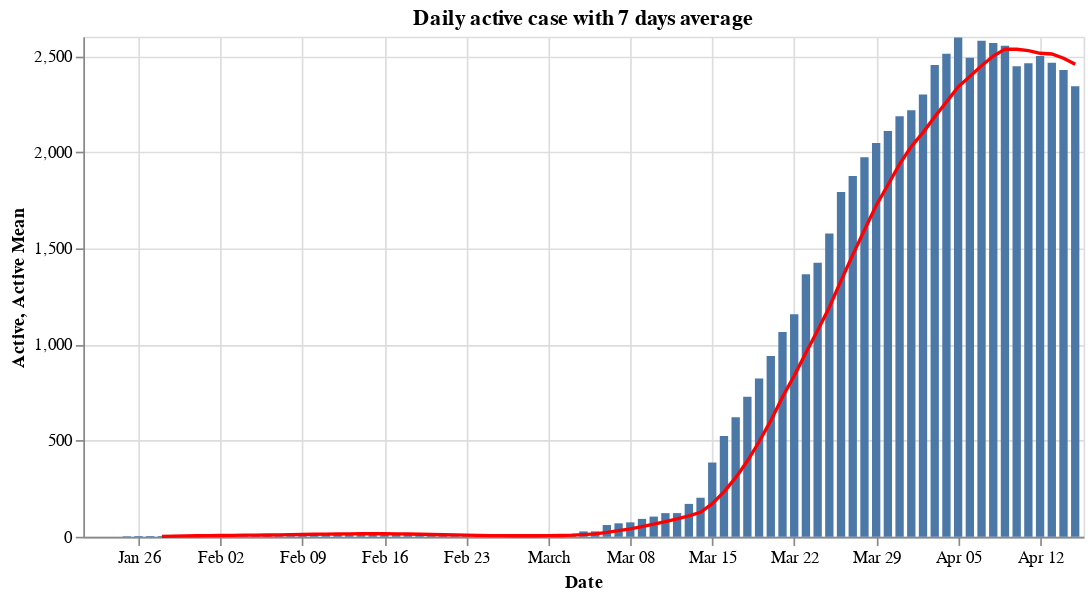

Notebook cell for this chart:
### Code cell
#hide_input
df_summary_my = pd.merge(df_my(df_recovered), df_my(df_deaths), on='Date').rename(columns={'Cases_x': 'Recovered', 'Cases_y': 'Deaths'})
df_summary_my['Close'] = df_summary_my['Recovered'] + df_summary_my['Deaths']
df_summary_my['Recovered_Rate'] = df_summary_my['Recovered']/ df_summary_my['Close']
df_summary_my['Deaths_Rate'] = df_summary_my['Deaths']/ df_summary_my['Close']
df_summary_my = pd.merge(df_summary_my, df_confirmed_my.rename(columns={'Reported Date': 'Date' ,'Total number of Cases': 'Reported'}), on = 'Date')
df_summary_my['Active'] = df_summary_my['Reported'] - df_summary_my['Close']
df_summary_my['Active Mean'] = df_summary_my['Active'].rolling(window=rolling_window).mean()

_active_bar = alt.Chart(df_summary_my).mark_bar().encode(
    x='Date:T',
    y='Active:Q',
    tooltip=list(df_summary_my)
)

_mean_line = alt.Chart(df_summary_my).mark_line(color='red').encode(
    x='Date:T',
    y='Active Mean:Q',
    tooltip=list(df_summary_my)
)

(_active_bar + _mean_line).properties(
    title = f'Daily Active Cases (with {rolling_window} days average) in Malaysia',
    width=600
)

### Figure 1 — Vega-Lite specification as saved in the notebook (floating-point values rounded to 4 significant figures)
{"config": {"view": {"continuousWidth": 400, "continuousHeight": 300}}, "layer": [{"mark": "bar", "encoding": {"tooltip": [{"type": "temporal", "field": "Date"}, {"type": "quantitative", "field": "Recovered"}, {"type": "quantitative", "field": "Deaths"}, {"type": "quantitative", "field": "Close"}, {"type": "quantitative", "field": "Recovered_Rate"}, {"type": "quantitative", "field": "Deaths_Rate"}, {"type": "quantitative", "field": "Reported"}, {"type": "quantitative", "field": "Active"}, {"type": "quantitative", "field": "Active Mean"}], "x": {"type": "temporal", "field": "Date"}, "y": {"type": "quantitative", "field": "Active"}}}, {"mark": {"type": "line", "color": "red"}, "encoding": {"tooltip": [{"type": "temporal", "field": "Date"}, {"type": "quantitative", "field": "Recovered"}, {"type": "quantitative", "field": "Deaths"}, {"type": "quantitative", "field": "Close"}, {"type": "quantitative", "field": "Recovered_Rate"}, {"type": "quantitative", "field": "Deaths_Rate"}, {"type": "quantitative", "field": "Reported"}, {"type": "quantitative", "field": "Active"}, {"type": "quantitative", "field": "Active Mean"}], "x": {"type": "temporal", "field": "Date"}, "y": {"type": "quantitative", "field": "Active Mean"}}}], "data": {"name": "data-16d98aedd832863a1fb15c0e4445a521"}, "title": "Daily active case with 7 days average", "width": 600, "$schema": "https://vega.github.io/schema/vega-lite/v4.8.1.json", "datasets": {"data-16d98aedd832863a1fb15c0e4445a521": [{"Date": "2020-01-22T00:00:00", "Recovered": 0, "Deaths": 0, "Close": 0, "Recovered_Rate": null, "Deaths_Rate": null, "Reported": 0, "Active": 0, "Active Mean": null}, {"Date": "2020-01-23T00:00:00", "Recovered": 0, "Deaths": 0, "Close": 0, "Recovered_Rate": null, "Deaths_Rate": null, "Reported": 0, "Active": 0, "Active Mean": null}, {"Date": "2020-01-24T00:00:00", "Recovered": 0, "Deaths": 0, "Close": 0, "Recovered_Rate": null, "Deaths_Rate": null, "Reported": 0, "Active": 0, "Active Mean": null}, {"Date": "2020-01-25T00:00:00", "Recovered": 0, "Deaths": 0, "Close": 0, "Recovered_Rate": null, "Deaths_Rate": null, "Reported": 3, "Active": 3, "Active Mean": null}, {"Date": "2020-01-26T00:00:00", "Recovered": 0, "Deaths": 0, "Close": 0, "Recovered_Rate": null, "Deaths_Rate": null, "Reported": 4, "Active": 4, "Active Mean": null}, {"Date": "2020-01-27T00:00:00", "Recovered": 0, "Deaths": 0, "Close": 0, "Recovered_Rate": null, "Deaths_Rate": null, "Reported": 4, "Active": 4, "Active Mean": null}, {"Date": "2020-01-28T00:00:00", "Recovered": 0, "Deaths": 0, "Close": 0, "Recovered_Rate": null, "Deaths_Rate": null, "Reported": 4, "Active": 4, "Active Mean": 2.143}, {"Date": "2020-01-29T00:00:00", "Recovered": 0, "Deaths": 0, "Close": 0, "Recovered_Rate": null, "Deaths_Rate": null, "Reported": 7, "Active": 7, "Active Mean": 3.143}, {"Date": "2020-01-30T00:00:00", "Recovered": 0, "Deaths": 0, "Close": 0, "Recovered_Rate": null, "Deaths_Rate": null, "Reported": 8, "Active": 8, "Active Mean": 4.286}, {"Date": "2020-01-31T00:00:00", "Recovered": 0, "Deaths": 0, "Close": 0, "Recovered_Rate": null, "Deaths_Rate": null, "Reported": 8, "Active": 8, "Active Mean": 5.429}, {"Date": "2020-02-01T00:00:00", "Recovered": 0, "Deaths": 0, "Close": 0, "Recovered_Rate": null, "Deaths_Rate": null, "Reported": 8, "Active": 8, "Active Mean": 6.143}, {"Date": "2020-02-02T00:00:00", "Recovered": 0, "Deaths": 0, "Close": 0, "Recovered_Rate": null, "Deaths_Rate": null, "Reported": 8, "Active": 8, "Active Mean": 6.714}, {"Date": "2020-02-03T00:00:00", "Recovered": 0, "Deaths": 0, "Close": 0, "Recovered_Rate": null, "Deaths_Rate": null, "Reported": 8, "Active": 8, "Active Mean": 7.286}, {"Date": "2020-02-04T00:00:00", "Recovered": 0, "Deaths": 0, "Close": 0, "Recovered_Rate": null, "Deaths_Rate": null, "Reported": 10, "Active": 10, "Active Mean": 8.143}, {"Date": "2020-02-05T00:00:00", "Recovered": 0, "Deaths": 0, "Close": 0, "Recovered_Rate": null, "Deaths_Rate": null, "Reported": 12, "Active": 12, "Active Mean": 8.857}, {"Date": "2020-02-06T00:00:00", "Recovered": 0, "Deaths": 0, "Close": 0, "Recovered_Rate": null, "Deaths_Rate": null, "Reported": 12, "Active": 12, "Active Mean": 9.429}, {"Date": "2020-02-07T00:00:00", "Recovered": 1, "Deaths": 0, "Close": 1, "Recovered_Rate": 1.0, "Deaths_Rate": 0.0, "Reported": 12, "Active": 11, "Active Mean": 9.857}, {"Date": "2020-02-08T00:00:00", "Recovered": 1, "Deaths": 0, "Close": 1, "Recovered_Rate": 1.0, "Deaths_Rate": 0.0, "Reported": 16, "Active": 15, "Active Mean": 10.86}, {"Date": "2020-02-09T00:00:00", "Recovered": 1, "Deaths": 0, "Close": 1, "Recovered_Rate": 1.0, "Deaths_Rate": 0.0, "Reported": 16, "Active": 15, "Active Mean": 11.86}, {"Date": "2020-02-10T00:00:00", "Recovered": 1, "Deaths": 0, "Close": 1, "Recovered_Rate": 1.0, "Deaths_Rate": 0.0, "Reported": 18, "Active": 17, "Active Mean": 13.14}, {"Date": "2020-02-11T00:00:00", "Recovered": 3, "Deaths": 0, "Close": 3, "Recovered_Rate": 1.0, "Deaths_Rate": 0.0, "Reported": 18, "Active": 15, "Active Mean": 13.86}, {"Date": "2020-02-12T00:00:00", "Recovered": 3, "Deaths": 0, "Close": 3, "Recovered_Rate": 1.0, "Deaths_Rate": 0.0, "Reported": 18, "Active": 15, "Active Mean": 14.29}, {"Date": "2020-02-13T00:00:00", "Recovered": 3, "Deaths": 0, "Close": 3, "Recovered_Rate": 1.0, "Deaths_Rate": 0.0, "Reported": 19, "Active": 16, "Active Mean": 14.86}, {"Date": "2020-02-14T00:00:00", "Recovered": 3, "Deaths": 0, "Close": 3, "Recovered_Rate": 1.0, "Deaths_Rate": 0.0, "Reported": 19, "Active": 16, "Active Mean": 15.57}, {"Date": "2020-02-15T00:00:00", "Recovered": 7, "Deaths": 0, "Close": 7, "Recovered_Rate": 1.0, "Deaths_Rate": 0.0, "Reported": 22, "Active": 15, "Active Mean": 15.57}, {"Date": "2020-02-16T00:00:00", "Recovered": 7, "Deaths": 0, "Close": 7, "Recovered_Rate": 1.0, "Deaths_Rate": 0.0, "Reported": 22, "Active": 15, "Active Mean": 15.57}, {"Date": "2020-02-17T00:00:00", "Recovered": 7, "Deaths": 0, "Close": 7, "Recovered_Rate": 1.0, "Deaths_Rate": 0.0, "Reported": 22, "Active": 15, "Active Mean": 15.29}, {"Date": "2020-02-18T00:00:00", "Recovered": 13, "Deaths": 0, "Close": 13, "Recovered_Rate": 1.0, "Deaths_Rate": 0.0, "Reported": 22, "Active": 9, "Active Mean": 14.43}, {"Date": "2020-02-19T00:00:00", "Recovered": 15, "Deaths": 0, "Close": 15, "Recovered_Rate": 1.0, "Deaths_Rate": 0.0, "Reported": 22, "Active": 7, "Active Mean": 13.29}, {"Date": "2020-02-20T00:00:00", "Recovered": 15, "Deaths": 0, "Close": 15, "Recovered_Rate": 1.0, "Deaths_Rate": 0.0, "Reported": 22, "Active": 7, "Active Mean": 12.0}, {"Date": "2020-02-21T00:00:00", "Recovered": 15, "Deaths": 0, "Close": 15, "Recovered_Rate": 1.0, "Deaths_Rate": 0.0, "Reported": 22, "Active": 7, "Active Mean": 10.71}, {"Date": "2020-02-22T00:00:00", "Recovered": 15, "Deaths": 0, "Close": 15, "Recovered_Rate": 1.0, "Deaths_Rate": 0.0, "Reported": 22, "Active": 7, "Active Mean": 9.571}, {"Date": "2020-02-23T00:00:00", "Recovered": 15, "Deaths": 0, "Close": 15, "Recovered_Rate": 1.0, "Deaths_Rate": 0.0, "Reported": 22, "Active": 7, "Active Mean": 8.429}, {"Date": "2020-02-24T00:00:00", "Recovered": 18, "Deaths": 0, "Close": 18, "Recovered_Rate": 1.0, "Deaths_Rate": 0.0, "Reported": 22, "Active": 4, "Active Mean": 6.857}, {"Date": "2020-02-25T00:00:00", "Recovered": 18, "Deaths": 0, "Close": 18, "Recovered_Rate": 1.0, "Deaths_Rate": 0.0, "Reported": 22, "Active": 4, "Active Mean": 6.143}, {"Date": "2020-02-26T00:00:00", "Recovered": 18, "Deaths": 0, "Close": 18, "Recovered_Rate": 1.0, "Deaths_Rate": 0.0, "Reported": 22, "Active": 4, "Active Mean": 5.714}, {"Date": "2020-02-27T00:00:00", "Recovered": 18, "Deaths": 0, "Close": 18, "Recovered_Rate": 1.0, "Deaths_Rate": 0.0, "Reported": 23, "Active": 5, "Active Mean": 5.429}, {"Date": "2020-02-28T00:00:00", "Recovered": 18, "Deaths": 0, "Close": 18, "Recovered_Rate": 1.0, "Deaths_Rate": 0.0, "Reported": 23, "Active": 5, "Active Mean": 5.143}, {"Date": "2020-02-29T00:00:00", "Recovered": 18, "Deaths": 0, "Close": 18, "Recovered_Rate": 1.0, "Deaths_Rate": 0.0, "Reported": 25, "Active": 7, "Active Mean": 5.143}, {"Date": "2020-03-01T00:00:00", "Recovered": 18, "Deaths": 0, "Close": 18, "Recovered_Rate": 1.0, "Deaths_Rate": 0.0, "Reported": 29, "Active": 11, "Active Mean": 5.714}, {"Date": "2020-03-02T00:00:00", "Recovered": 18, "Deaths": 0, "Close": 18, "Recovered_Rate": 1.0, "Deaths_Rate": 0.0, "Reported": 29, "Active": 11, "Active Mean": 6.714}, {"Date": "2020-03-03T00:00:00", "Recovered": 22, "Deaths": 0, "Close": 22, "Recovered_Rate": 1.0, "Deaths_Rate": 0.0, "Reported": 36, "Active": 14, "Active Mean": 8.143}, {"Date": "2020-03-04T00:00:00", "Recovered": 22, "Deaths": 0, "Close": 22, "Recovered_Rate": 1.0, "Deaths_Rate": 0.0, "Reported": 50, "Active": 28, "Active Mean": 11.57}, {"Date": "2020-03-05T00:00:00", "Recovered": 22, "Deaths": 0, "Close": 22, "Recovered_Rate": 1.0, "Deaths_Rate": 0.0, "Reported": 50, "Active": 28, "Active Mean": 14.86}, {"Date": "2020-03-06T00:00:00", "Recovered": 22, "Deaths": 0, "Close": 22, "Recovered_Rate": 1.0, "Deaths_Rate": 0.0, "Reported": 83, "Active": 61, "Active Mean": 22.86}, {"Date": "2020-03-07T00:00:00", "Recovered": 23, "Deaths": 0, "Close": 23, "Recovered_Rate": 1.0, "Deaths_Rate": 0.0, "Reported": 93, "Active": 70, "Active Mean": 31.86}, {"Date": "2020-03-08T00:00:00", "Recovered": 24, "Deaths": 0, "Close": 24, "Recovered_Rate": 1.0, "Deaths_Rate": 0.0, "Reported": 99, "Active": 75, "Active Mean": 41.0}, {"Date": "2020-03-09T00:00:00", "Recovered": 24, "Deaths": 0, "Close": 24, "Recovered_Rate": 1.0, "Deaths_Rate": 0.0, "Reported": 117, "Active": 93, "Active Mean": 52.71}, {"Date": "2020-03-10T00:00:00", "Recovered": 24, "Deaths": 0, "Close": 24, "Recovered_Rate": 1.0, "Deaths_Rate": 0.0, "Reported": 129, "Active": 105, "Active Mean": 65.71}, {"Date": "2020-03-11T00:00:00", "Recovered": 26, "Deaths": 0, "Close": 26, "Recovered_Rate": 1.0, "Deaths_Rate": 0.0, "Reported": 149, "Active": 123, "Active Mean": 79.29}, {"Date": "2020-03-12T00:00:00", "Recovered": 26, "Deaths": 0, "Close": 26, "Recovered_Rate": 1.0, "Deaths_Rate": 0.0, "Reported": 149, "Active": 123, "Active Mean": 92.86}, {"Date": "2020-03-13T00:00:00", "Recovered": 26, "Deaths": 0, "Close": 26, "Recovered_Rate": 1.0, "Deaths_Rate": 0.0, "Reported": 197, "Active": 171, "Active Mean": 108.6}, {"Date": "2020-03-14T00:00:00", "Recovered": 35, "Deaths": 0, "Close": 35, "Recovered_Rate": 1.0, "Deaths_Rate": 0.0, "Reported": 238, "Active": 203, "Active Mean": 127.6}, {"Date": "2020-03-15T00:00:00", "Recovered": 42, "Deaths": 0, "Close": 42, "Recovered_Rate": 1.0, "Deaths_Rate": 0.0, "Reported": 428, "Active": 386, "Active Mean": 172.0}, {"Date": "2020-03-16T00:00:00", "Recovered": 42, "Deaths": 0, "Close": 42, "Recovered_Rate": 1.0, "Deaths_Rate": 0.0, "Reported": 566, "Active": 524, "Active Mean": 233.6}, {"Date": "2020-03-17T00:00:00", "Recovered": 49, "Deaths": 2, "Close": 51, "Recovered_Rate": 0.9608, "Deaths_Rate": 0.03922, "Reported": 673, "Active": 622, "Active Mean": 307.4}, {"Date": "2020-03-18T00:00:00", "Recovered": 60, "Deaths": 2, "Close": 62, "Recovered_Rate": 0.9677, "Deaths_Rate": 0.03226, "Reported": 790, "Active": 728, "Active Mean": 393.9}, {"Date": "2020-03-19T00:00:00", "Recovered": 75, "Deaths": 2, "Close": 77, "Recovered_Rate": 0.974, "Deaths_Rate": 0.02597, "Reported": 900, "Active": 823, "Active Mean": 493.9}, {"Date": "2020-03-20T00:00:00", "Recovered": 87, "Deaths": 3, "Close": 90, "Recovered_Rate": 0.9667, "Deaths_Rate": 0.03333, "Reported": 1030, "Active": 940, "Active Mean": 603.7}, {"Date": "2020-03-21T00:00:00", "Recovered": 114, "Deaths": 4, "Close": 118, "Recovered_Rate": 0.9661, "Deaths_Rate": 0.0339, "Reported": 1183, "Active": 1065, "Active Mean": 726.9}, {"Date": "2020-03-22T00:00:00", "Recovered": 139, "Deaths": 10, "Close": 149, "Recovered_Rate": 0.9329, "Deaths_Rate": 0.06711, "Reported": 1306, "Active": 1157, "Active Mean": 837.0}, {"Date": "2020-03-23T00:00:00", "Recovered": 139, "Deaths": 14, "Close": 153, "Recovered_Rate": 0.9085, "Deaths_Rate": 0.0915, "Reported": 1518, "Active": 1365, "Active Mean": 957.1}, {"Date": "2020-03-24T00:00:00", "Recovered": 183, "Deaths": 16, "Close": 199, "Recovered_Rate": 0.9196, "Deaths_Rate": 0.0804, "Reported": 1624, "Active": 1425, "Active Mean": 1072.0}, {"Date": "2020-03-25T00:00:00", "Recovered": 199, "Deaths": 20, "Close": 219, "Recovered_Rate": 0.9087, "Deaths_Rate": 0.09132, "Reported": 1796, "Active": 1577, "Active Mean": 1193.0}, {"Date": "2020-03-26T00:00:00", "Recovered": 215, "Deaths": 23, "Close": 238, "Recovered_Rate": 0.9034, "Deaths_Rate": 0.09664, "Reported": 2031, "Active": 1793, "Active Mean": 1332.0}, {"Date": "2020-03-27T00:00:00", "Recovered": 259, "Deaths": 26, "Close": 285, "Recovered_Rate": 0.9088, "Deaths_Rate": 0.09123, "Reported": 2161, "Active": 1876, "Active Mean": 1465.0}, {"Date": "2020-03-28T00:00:00", "Recovered": 320, "Deaths": 27, "Close": 347, "Recovered_Rate": 0.9222, "Deaths_Rate": 0.07781, "Reported": 2320, "Active": 1973, "Active Mean": 1595.0}, {"Date": "2020-03-29T00:00:00", "Recovered": 388, "Deaths": 35, "Close": 423, "Recovered_Rate": 0.9173, "Deaths_Rate": 0.08274, "Reported": 2470, "Active": 2047, "Active Mean": 1722.0}, {"Date": "2020-03-30T00:00:00", "Recovered": 479, "Deaths": 37, "Close": 516, "Recovered_Rate": 0.9283, "Deaths_Rate": 0.07171, "Reported": 2626, "Active": 2110, "Active Mean": 1829.0}, {"Date": "2020-03-31T00:00:00", "Recovered": 537, "Deaths": 43, "Close": 580, "Recovered_Rate": 0.9259, "Deaths_Rate": 0.07414, "Reported": 2766, "Active": 2186, "Active Mean": 1937.0}, {"Date": "2020-04-01T00:00:00", "Recovered": 645, "Deaths": 45, "Close": 690, "Recovered_Rate": 0.9348, "Deaths_Rate": 0.06522, "Reported": 2908, "Active": 2218, "Active Mean": 2029.0}, {"Date": "2020-04-02T00:00:00", "Recovered": 767, "Deaths": 50, "Close": 817, "Recovered_Rate": 0.9388, "Deaths_Rate": 0.0612, "Reported": 3116, "Active": 2299, "Active Mean": 2101.0}, {"Date": "2020-04-03T00:00:00", "Recovered": 827, "Deaths": 53, "Close": 880, "Recovered_Rate": 0.9398, "Deaths_Rate": 0.06023, "Reported": 3333, "Active": 2453, "Active Mean": 2184.0}, {"Date": "2020-04-04T00:00:00", "Recovered": 915, "Deaths": 57, "Close": 972, "Recovered_Rate": 0.9414, "Deaths_Rate": 0.05864, "Reported": 3483, "Active": 2511, "Active Mean": 2261.0}, {"Date": "2020-04-05T00:00:00", "Recovered": 1005, "Deaths": 61, "Close": 1066, "Recovered_Rate": 0.9428, "Deaths_Rate": 0.05722, "Reported": 3662, "Active": 2596, "Active Mean": 2339.0}, {"Date": "2020-04-06T00:00:00", "Recovered": 1241, "Deaths": 62, "Close": 1303, "Recovered_Rate": 0.9524, "Deaths_Rate": 0.04758, "Reported": 3793, "Active": 2490, "Active Mean": 2393.0}, {"Date": "2020-04-07T00:00:00", "Recovered": 1321, "Deaths": 63, "Close": 1384, "Recovered_Rate": 0.9545, "Deaths_Rate": 0.04552, "Reported": 3963, "Active": 2579, "Active Mean": 2449.0}, {"Date": "2020-04-08T00:00:00", "Recovered": 1487, "Deaths": 65, "Close": 1552, "Recovered_Rate": 0.9581, "Deaths_Rate": 0.04188, "Reported": 4119, "Active": 2567, "Active Mean": 2499.0}, {"Date": "2020-04-09T00:00:00", "Recovered": 1608, "Deaths": 67, "Close": 1675, "Recovered_Rate": 0.96, "Deaths_Rate": 0.04, "Reported": 4228, "Active": 2553, "Active Mean": 2536.0}, {"Date": "2020-04-10T00:00:00", "Recovered": 1830, "Deaths": 70, "Close": 1900, "Recovered_Rate": 0.9632, "Deaths_Rate": 0.03684, "Reported": 4346, "Active": 2446, "Active Mean": 2535.0}, {"Date": "2020-04-11T00:00:00", "Recovered": 1995, "Deaths": 73, "Close": 2068, "Recovered_Rate": 0.9647, "Deaths_Rate": 0.0353, "Reported": 4530, "Active": 2462, "Active Mean": 2528.0}, {"Date": "2020-04-12T00:00:00", "Recovered": 2108, "Deaths": 76, "Close": 2184, "Recovered_Rate": 0.9652, "Deaths_Rate": 0.0348, "Reported": 4683, "Active": 2499, "Active Mean": 2514.0}, {"Date": "2020-04-13T00:00:00", "Recovered": 2276, "Deaths": 77, "Close": 2353, "Recovered_Rate": 0.9673, "Deaths_Rate": 0.03272, "Reported": 4817, "Active": 2464, "Active Mean": 2510.0}, {"Date": "2020-04-14T00:00:00", "Recovered": 2478, "Deaths": 82, "Close": 2560, "Recovered_Rate": 0.968, "Deaths_Rate": 0.03203, "Reported": 4987, "Active": 2427, "Active Mean": 2488.0}, {"Date": "2020-04-15T00:00:00", "Recovered": 2647, "Deaths": 83, "Close": 2730, "Recovered_Rate": 0.9696, "Deaths_Rate": 0.0304, "Reported": 5072, "Active": 2342, "Active Mean": 2456.0}]}}
